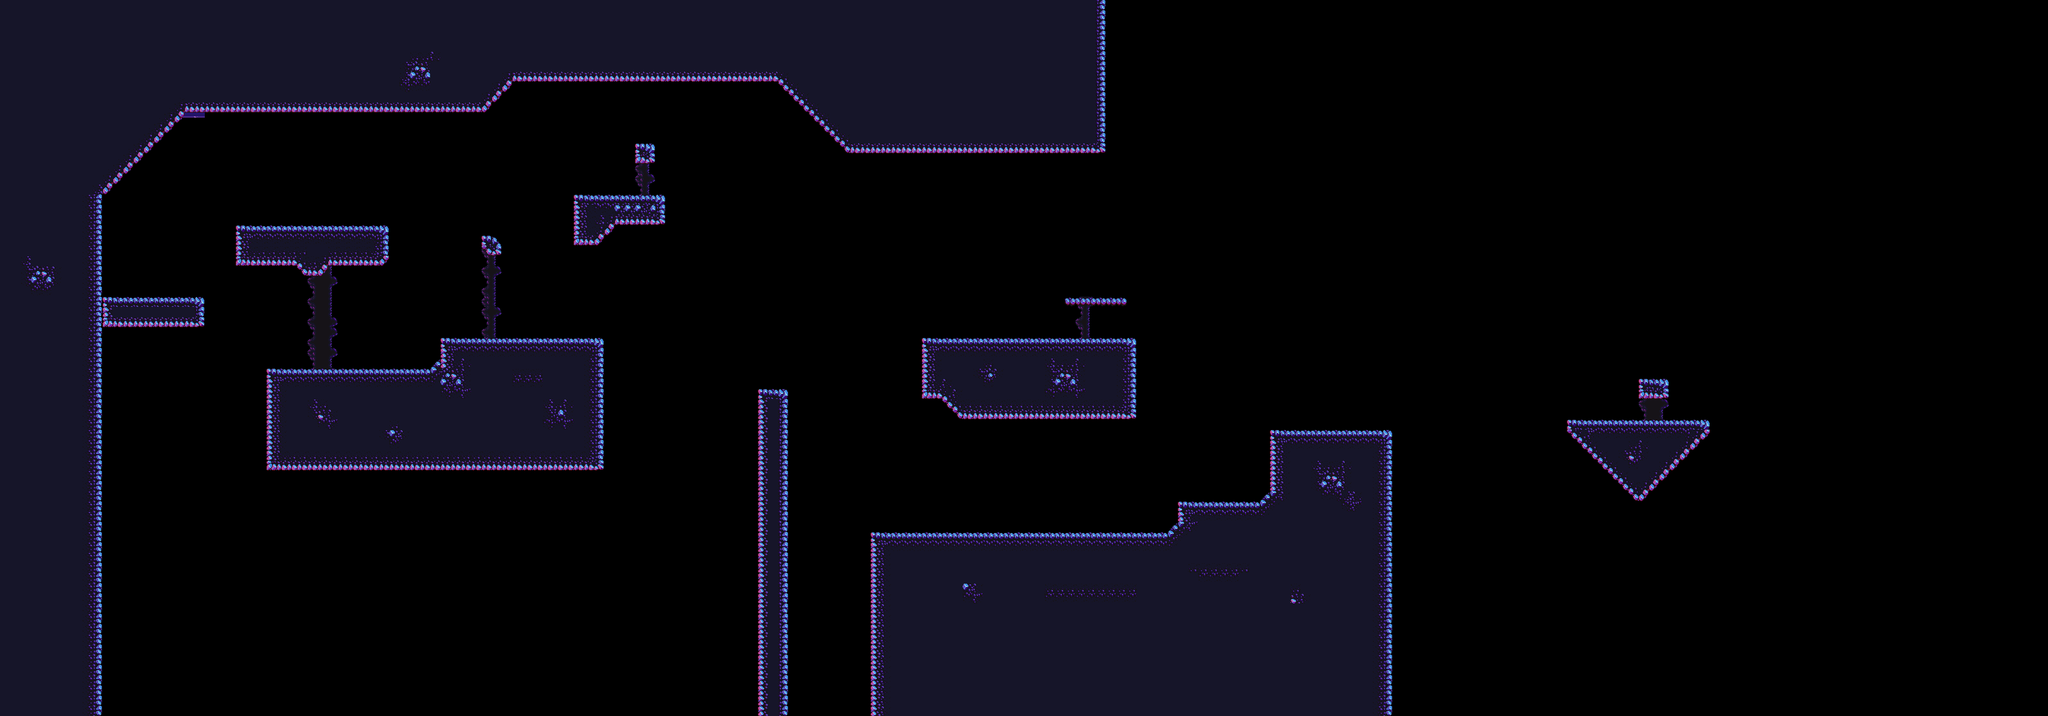

Rendered tile map (Tiled .tmx) drawn with the repository's tilesets; below, a short description and the map source with its tile grids summarised:
An orthogonal 200x70 tile map with 16x16 px tiles, 5 tile layers (BG3, BG2, BG1, Capa de patrones 2, ...), 3 tilesets and 58 objects.

<map version="1.0" orientation="orthogonal" renderorder="right-down" width="200" height="70" tilewidth="16" tileheight="16" nextobjectid="108">
 <tileset firstgid="1" name="pixelcave_tileset_map" tilewidth="16" tileheight="16" tilecount="1024" columns="32">
  <image source="pixelcave_tileset_map.png" width="512" height="512" />
 </tileset>
 <tileset firstgid="1025" name="walkability" tilewidth="16" tileheight="16" tilecount="8" columns="4">
  <image source="walkability.png" width="64" height="32" />
 </tileset>
 <tileset firstgid="1033" name="pixelcave_tileset_bg" tilewidth="16" tileheight="16" tilecount="4096" columns="64">
  <image source="pixelcave_tileset_bg.png" width="1024" height="1024" />
 </tileset>
 <layer name="BG3" width="200" height="70">
  <properties>
   <property name="Parallax" type="float" value="0.7" />
   <property name="Scale" type="float" value="6" />
  </properties>
  <data>[14000 cells, 460 non-empty, 240 distinct tile ids]</data>
 </layer>
 <layer name="BG2" width="200" height="70">
  <properties>
   <property name="Parallax" type="float" value="0.8" />
   <property name="Scale" type="float" value="6" />
  </properties>
  <data>[14000 cells, 460 non-empty, 240 distinct tile ids]</data>
 </layer>
 <layer name="BG1" width="200" height="70">
  <properties>
   <property name="Parallax" type="float" value="0.9" />
   <property name="Scale" type="float" value="6" />
  </properties>
  <data>[14000 cells, 440 non-empty, 220 distinct tile ids]</data>
 </layer>
 <layer name="Capa de patrones 2" width="200" height="70">
  <data>[14000 cells, 86 non-empty, 7 distinct tile ids]</data>
 </layer>
 <layer name="Capa de Patrones 1" width="200" height="70">
  <properties>
   <property name="Navigation" type="int" value="1" />
  </properties>
  <data>[14000 cells, 3765 non-empty, 32 distinct tile ids]</data>
 </layer>
 <objectgroup name="Wall colliders">
  <object id="2" x="370.25" y="352.75" width="235.75" height="61.5" />
  <object id="7" x="896.833" y="306.333" width="141" height="42.8333" />
  <object id="13" x="896.818" y="309.364" width="36.5454" height="74.2727" />
  <object id="14" x="929.727" y="342.273" width="13.7273" height="31.2727" />
  <object id="15" x="938.909" y="344.818" width="13.5455" height="20.8182" />
  <object id="16" x="947.455" y="343.727" width="12" height="13.2727" />
  <object id="17" x="470.636" y="413.273" width="33.0909" height="17.1818" />
  <object id="18" x="500.455" y="410.182" width="9.81818" height="10.7273" />
  <object id="19" x="464.182" y="410.818" width="10.4545" height="10.6364" />
  <object id="31" x="753.75" y="370.75" width="28.25" height="26.25" />
  <object id="32" x="417.826" y="582.932" width="318.557" height="150.568" />
  <object id="33" x="690.75" y="529.75" width="250.75" height="202.5" />
  <object id="34" x="992.5" y="225" width="30" height="28" />
  <object id="35" x="1184.67" y="609.667" width="46" height="510" />
  <object id="36" x="1443.17" y="529.333" width="327.167" height="122.333" />
  <object id="40" x="110" y="300" width="48.3333" height="821" />
  <object id="41" x="107.091" y="259.773" width="63.4545" height="38.7273" />
  <object id="42" x="176.045" y="218.136" width="32" height="42.9091" />
  <object id="43" x="157.909" y="231.773" width="28.3636" height="49.4545" />
  <object id="44" x="239.364" y="169.909" width="19.2727" height="42.5455" />
  <object id="45" x="216.227" y="182.818" width="24" height="48.1818" />
  <object id="46" x="198.5" y="214" width="24.5455" height="32.1818" />
  <object id="47" x="255.182" y="167.682" width="23.6364" height="29.0909" />
  <object id="48" x="275.591" y="154.364" width="26.1818" height="23.2727" />
  <object id="50" x="747.455" y="132.364" width="30.5455" height="24.5455" />
  <object id="51" x="772" y="111.818" width="24.3636" height="28.1818" />
  <object id="52" x="788.909" y="99.4545" width="426.364" height="27.2727" />
  <object id="53" x="1213.09" y="104.364" width="24.3636" height="26.5455" />
  <object id="54" x="1228.91" y="120.182" width="17.4545" height="28.1818" />
  <object id="55" x="1247.45" y="142.727" width="24.5455" height="27.8182" />
  <object id="56" x="1274" y="166.727" width="22.9091" height="31.0909" />
  <object id="57" x="1291.45" y="191.636" width="25.6364" height="21.6364" />
  <object id="58" x="1314.18" y="210.182" width="12.5455" height="22.7273" />
  <object id="59" x="1322.73" y="218.727" width="389.091" height="20.3636" />
  <object id="60" x="1664.18" y="464.545" width="95.8182" height="14.3636" />
  <object id="61" x="1361" y="833.667" width="530.667" height="286.667" />
  <object id="62" x="1841.67" y="785.333" width="170" height="149" />
  <object id="64" x="1985.33" y="672.667" width="188" height="446.667" />
  <object id="65" x="2450.5" y="659" width="218.5" height="19.5" />
  <object id="66" x="2460.73" y="673.273" width="201.818" height="16.9091" />
  <object id="67" x="2476.18" y="687.455" width="171.455" height="18" />
  <object id="68" x="2494.55" y="703.091" width="135.818" height="19.4545" />
  <object id="69" x="2512.55" y="720.364" width="100.182" height="19.4545" />
  <object id="70" x="2528.18" y="737.455" width="66.5455" height="18.5455" />
  <object id="71" x="2544.36" y="755.636" width="37.6364" height="14" />
  <object id="72" x="2555.82" y="766" width="12" height="16.7273" />
  <object id="73" x="2560.75" y="593.25" width="45" height="28" />
  <object id="75" x="126.75" y="466.5" width="190.25" height="43.5" />
 </objectgroup>
 <objectgroup name="Spawn">
  <object id="3" x="474.591" y="198.989" width="11.7045" height="16.7955" />
 </objectgroup>
 <objectgroup name="Wall" />
 <objectgroup name="Coins">
  <object id="78" x="1002" y="180" width="23" height="27" />
  <object id="79" x="1694" y="412" width="22" height="20" />
  <object id="81" x="1557" y="446" width="23" height="25" />
  <object id="82" x="1894" y="752" width="19" height="24" />
  <object id="83" x="2737" y="566" width="20" height="24" />
 </objectgroup>
 <objectgroup name="Death colliders">
  <object id="90" x="76" y="896" width="3179" height="93" />
 </objectgroup>
 <objectgroup name="Tribale">
  <object id="107" x="2030" y="575" width="30" height="62" />
 </objectgroup>
 <objectgroup name="Worm">
  <object id="106" x="1471" y="339" width="34" height="60" />
 </objectgroup>
 <objectgroup name="Win">
  <object id="92" x="2565.22" y="563.468" width="37.8182" height="45.0909" />
 </objectgroup>
</map>